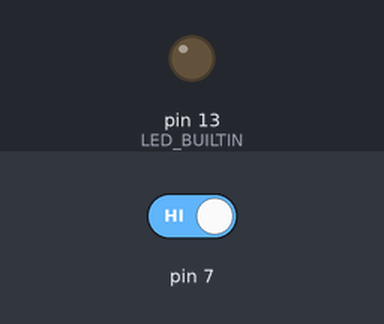
The sketch below on a simulated Arduino Uno, built with avr-gcc and run on an emulated ATmega328P. On the bench: output pins drawn as LEDs (lit = HIGH). The test bench sets the inputs (shaded band); at power-on: pin 7 HIGH.

Above: at 4.8 s.
4.9 s: pin 7 driven LOW
At 6.9 s:
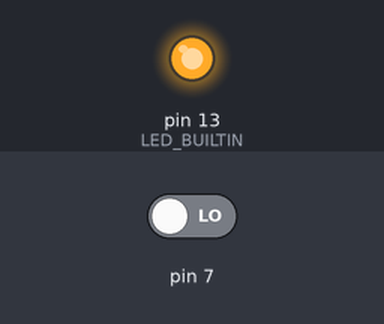
7.6 s: pin 7 driven HIGH
At 8.4 s:
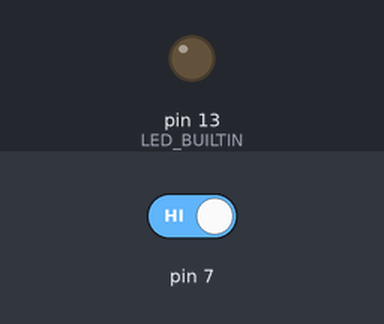
Timing chart, 0 to 10.6 s (numbered marks = the images above; inputs shaded):
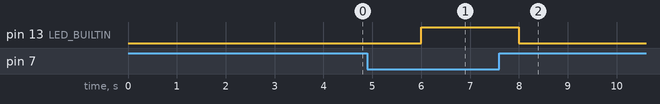

The sketch:

buttonRaising.ino
```cpp
void setup() {
  // put your setup code here, to run once:
pinMode(7,INPUT);
pinMode(LED_BUILTIN,OUTPUT);
digitalWrite(LED_BUILTIN,LOW);
Serial.begin(9600);
}

void loop() {
  // put your main code here, to run repeatedly:
if(digitalRead(7)==LOW){
  digitalWrite(LED_BUILTIN,HIGH);
  delay(1000);
}
else{
  digitalWrite(LED_BUILTIN,LOW);
  delay(1000);
}
delay(1000);
}
```

Measured:
- after the input at 4.9 s, pin 13 (LED_BUILTIN): LOW → HIGH after 1.1 s
- after the input at 7.6 s, pin 13 (LED_BUILTIN): HIGH → LOW after 0.40 s
